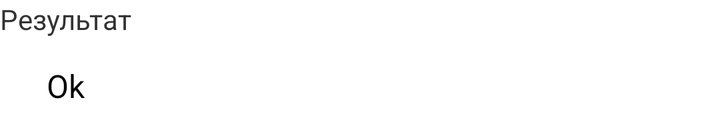
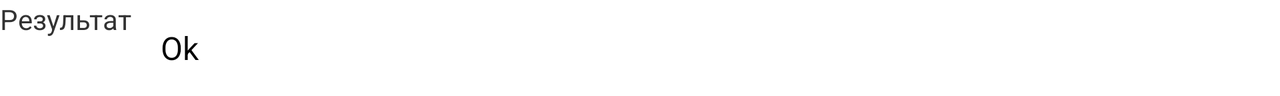

One screen, two layout resources from the same app: the default and the repository's alternative for another configuration. Each is rendered where Android would select it; the XML of both is given below.
<!-- AndroidManifest.xml: application theme AppTheme -->
<!-- res/layout/fragment_result_display.xml -->
<LinearLayout xmlns:android="http://schemas.android.com/apk/res/android"
    xmlns:tools="http://schemas.android.com/tools"
    android:layout_width="wrap_content"
    android:layout_height="wrap_content"
    android:orientation="vertical"
    tools:context="layout.ResultDisplay">
    <LinearLayout
        android:orientation="vertical"
        android:layout_width="match_parent"
        android:layout_height="wrap_content"
        android:id="@+id/resultDisplayLayout"
    />

    <TextView
        android:layout_width="wrap_content"
        android:layout_height="wrap_content"
        android:id="@+id/tvFrameResult"
        android:text="Результат"
        android:gravity="center_horizontal|fill_horizontal|center"
        android:foregroundGravity="center_horizontal|fill_horizontal"
        android:layout_gravity="center_horizontal|center|fill" />

    <Button
        android:text="Ok"
        android:layout_width="wrap_content"
        android:layout_height="wrap_content"
        android:id="@+id/frameResultButtonSave"
        android:layout_weight="1"
        android:elevation="1dp"
        style="@android:style/Widget.DeviceDefault.Light.Button.Borderless.Small"
        android:foregroundGravity="center_horizontal|center"
        android:layout_gravity="center_horizontal|center" />


</LinearLayout>
<!-- resources referenced by this layout -->
<resources>
  <style name="AppTheme" parent="android:Theme.Holo.Light.DarkActionBar">
          
      </style>
</resources>
<!-- res/layout-land/fragment_result_display.xml (the repository's variant of the layout above) -->
<!-- drawn on the phone turned sideways -->
<LinearLayout xmlns:android="http://schemas.android.com/apk/res/android"
    xmlns:tools="http://schemas.android.com/tools"
    android:layout_width="wrap_content"
    android:layout_height="wrap_content"
    android:orientation="horizontal"
    tools:context="layout.ResultDisplay">

    <TextView
        android:layout_width="wrap_content"
        android:layout_height="wrap_content"
        android:id="@+id/tvFrameResult"
        android:text="Результат"
        android:gravity="center_horizontal|fill_horizontal|center"
        android:foregroundGravity="center_horizontal|fill_horizontal"
        android:layout_gravity="center_horizontal|center|fill" />

    <Button
        android:text="Ok"
        android:layout_width="wrap_content"
        android:layout_height="wrap_content"
        android:id="@+id/frameResultButtonSave"
        android:layout_weight="1"
        android:elevation="1dp"
        style="@android:style/Widget.DeviceDefault.Light.Button.Borderless.Small"
        android:foregroundGravity="center_horizontal|center"
        android:layout_gravity="center_horizontal|center" />

</LinearLayout>
